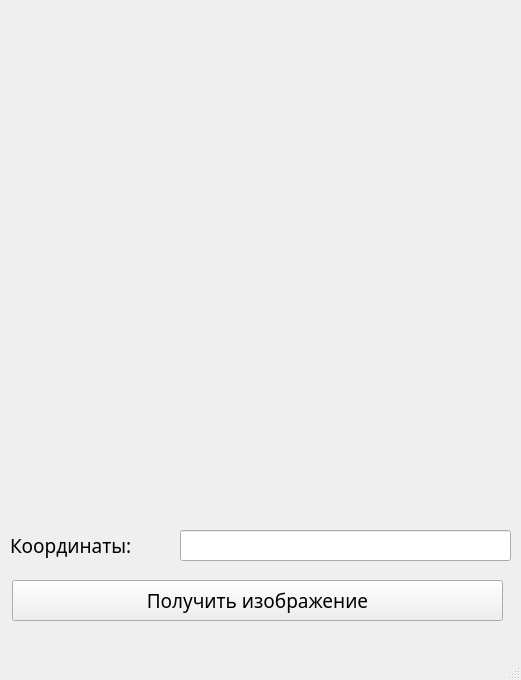
<?xml version="1.0" encoding="UTF-8"?>
<ui version="4.0">
 <class>MainWindow</class>
 <widget class="QMainWindow" name="MainWindow">
  <property name="geometry">
   <rect>
    <x>0</x>
    <y>0</y>
    <width>521</width>
    <height>680</height>
   </rect>
  </property>
  <property name="windowTitle">
   <string>MainWindow</string>
  </property>
  <widget class="QWidget" name="centralwidget">
   <widget class="QLabel" name="imageLabel">
    <property name="geometry">
     <rect>
      <x>10</x>
      <y>10</y>
      <width>500</width>
      <height>500</height>
     </rect>
    </property>
    <property name="text">
     <string/>
    </property>
   </widget>
   <widget class="QLineEdit" name="lineEdit">
    <property name="geometry">
     <rect>
      <x>180</x>
      <y>530</y>
      <width>331</width>
      <height>31</height>
     </rect>
    </property>
   </widget>
   <widget class="QLabel" name="label_coord">
    <property name="geometry">
     <rect>
      <x>10</x>
      <y>530</y>
      <width>151</width>
      <height>31</height>
     </rect>
    </property>
    <property name="font">
     <font>
      <family>Century Gothic</family>
      <pointsize>14</pointsize>
      <weight>50</weight>
      <bold>false</bold>
     </font>
    </property>
    <property name="text">
     <string>Координаты:</string>
    </property>
   </widget>
   <widget class="QPushButton" name="pushButton">
    <property name="geometry">
     <rect>
      <x>12</x>
      <y>580</y>
      <width>491</width>
      <height>41</height>
     </rect>
    </property>
    <property name="font">
     <font>
      <family>Century Gothic</family>
      <pointsize>14</pointsize>
     </font>
    </property>
    <property name="text">
     <string>Получить изображение</string>
    </property>
   </widget>
  </widget>
  <widget class="QMenuBar" name="menubar">
   <property name="geometry">
    <rect>
     <x>0</x>
     <y>0</y>
     <width>521</width>
     <height>26</height>
    </rect>
   </property>
  </widget>
  <widget class="QStatusBar" name="statusbar"/>
 </widget>
 <resources/>
 <connections/>
</ui>
